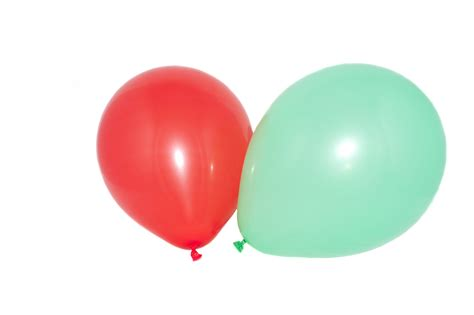
#> input picture Feza/img/1.bmp, 474 x 315 px, given in place of the camera
$ python optical_flow.py
#> lines starting #> are read from the running program, lines starting #| are printed output that depends on the picture; after the words box and inside, x2 and y2 are one past the last pixel; in counts of white or black regions, pixels touching at a corner belong together
import cv2, math, numpy as np
# --------------------- START PARAMETERS -----------------------
# h,s,v range of the object to be tracked - get these values with hsv_color_picker.py
color_values = 128,119,55,157,255,126
#color_values = 115,110,45,175,255,186
color_values = 126,107,7,206,255,152

# Capture your source video
cap = cv2.VideoCapture(0)
# Pick a path to save the data
output_path = 'video'
# How big is a ball? This is the dark blue circle (9 to 60)
ball_size = 15
# How big of a colored swatch is necessary to deam it as a ball (25 to 81 is good)
contour_ball_size = 15
global max_snap_distance, max_direction_deviation
# The tracker 'snaps' onto the ball's position. 45 is good - light blue circle
max_snap_distance = 20
# The ball shouldn't change direction drastically 9 is good for 120fps
max_direction_deviation = 35
deviation_warning = 5
# If the tracker gets lost, the last few tracking values are erroneous
# Preserving the history allows the user can skip back a bit when a tracker error occurs
p_imgs, history_length, history_idx = [], 30, 0
# -------------------- END PARAMETERS ----------------------
# Parameters for the text in the user instructions
font, scale, color, thick = cv2.FONT_HERSHEY_SIMPLEX, .5, (255,0,0), 1
# Takes an image, and a lower and upper bound
# Returns only the parts of the image in bounds
def only_color(frame, color_valeus, p_position):
    # Create a mask
    mask = np.zeros((frame.shape[0], frame.shape[1]), np.uint8)
    # Draw a circle around the last known position of the ball
    # Everything outside the circle is value=0
    # Only objects inside the circle are possible juggling balls
    mask = cv2.circle(mask, p_position, max_snap_distance, 255, -1)
    # Mask out the image
    frame = cv2.bitwise_and(frame, frame, mask=mask)
    # Convert BGR to HSV
    b,r,g,b1,r1,g1 = color_values
    hsv = cv2.cvtColor(frame, cv2.COLOR_BGR2HSV)
    # Define range of blue color in HSV
    lower, upper = np.array([b,r,g]), np.array([b1,r1,g1])
    # Threshold the HSV image to get only blue colors
    mask = cv2.inRange(hsv, lower, upper)
    # Bitwise-AND mask and original image
    res = cv2.bitwise_and(frame,frame, mask= mask)
    #cv2.imshow('mask', mask)
    return res, mask
# Finds the largest contour in a list of contours
# Returns a single contour
def largest_contour(contours):
    c = max(contours, key=cv2.contourArea)
    return c[0]

# Takes an image and the threshold value returns the contours
def get_contours(im):
    imgray = cv2.cvtColor(im,cv2.COLOR_BGR2GRAY)
    _ ,thresh = cv2.threshold(imgray,0,255,0)
    contours, _ = cv2.findContours(thresh,cv2.RETR_TREE,cv2.CHAIN_APPROX_SIMPLE)
    return contours

# Finds the center of a contour
# Takes a single contour
# Returns (x,y) position of the contour
def contour_center(c):
    M = cv2.moments(c)
    try: center = int(M['m10']/M['m00']), int(M['m01']/M['m00'])
    except: center = 0,0
    return center

# Finds the most likely position of the ball in an image using color
# Returns xy coordinates
def find_ball_by_color(img, color_values, ball_position):
    # Filter the image for the specific ball color
    img, mask = only_color(img, color_values, ball_position)
    # Find the contours in the image
    contours = get_contours(img)
    # Start with values that are definitely out of the snap range
    nearest_ball = 100000000
    nearest_snap_possibility = (10000,10000)
    # Iterate through the contours
    for contour in contours:
        # Check if a contour is big enough to be considered a ball
        if cv2.contourArea(contour)>contour_ball_size:
            # Get the center of the contour
            center = contour_center(contour)
            # This contour is the nearest one to the ball, it is the most likely snap position
            if distance(center, ball_position) < nearest_ball:
                # Save this as the nearest likely ball
                nearest_snap_possibility = center
    # Return the mostly likely location of the ball in the image
    return nearest_snap_possibility

def distance(a,b): return math.sqrt((a[0]-b[0])**2+(a[1]-b[1])**2)

# Parameters of lk optical flow
lk_params = dict(winSize = (ball_size, ball_size),
                 maxLevel = 5,
                 criteria = (cv2.TERM_CRITERIA_EPS |
                             cv2.TERM_CRITERIA_COUNT, 5, 0.03))

# Mouse callback function
global click_list
positions, click_list = [], []
def callback(event, x, y, flags, param):
    if event == 1: click_list.append((x,y))
cv2.namedWindow('img')
cv2.setMouseCallback('img', callback)

# Initialize frame_number
frame_number = 0
wait_time = 0

# Initialize tracker value, this will get reset by the user
p0 = np.array([[[0,0]]], np.float32)
fails = 0
# Main loop
while True:

    # Program crashes if user tries to use the history before it is built completely
    if len(p_imgs)< history_length - history_idx: print("Rebuilding history...")

    # Read frame of video (either from the source or the history)
    if history_idx == 0:
        ret, img = cap.read()
#> img is the input picture: shape (315, 474, 3); mean B, G, R 217.4, 224.2, 232.4
        try:
            #img = cv2.resize(img, (1908, 1080)) #resize the image so it fills screen
            #img = cv2.blur(img, (15,15))
            pass
        except: break
        # Save the frame to the history
        if ret: p_imgs.append(img.copy())
    else:
        # Read a frame from the history
        img = p_imgs.pop(0)
        history_idx -= 1

    # Break if the video is over
    try:h,w,e = img.shape
#> h = 315; w = 474; e = 3
    except: break

    # Optical flow works in single channel, so save the previous gray image
    try: old_gray = img_gray.copy()
    except: old_gray = cv2.cvtColor(img, cv2.COLOR_BGR2GRAY)
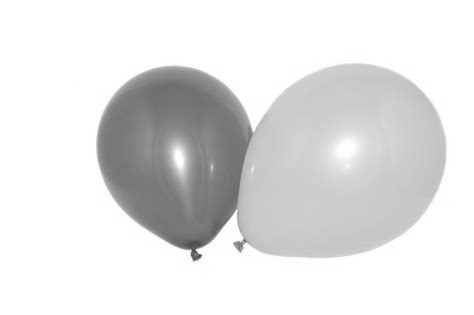
#> old_gray: shape (315, 474); min 62, max 255, mean 225.9
    try: img_gray = cv2.cvtColor(img, cv2.COLOR_BGR2GRAY)
    except: break

    # Track using optical flow
    # p1 is the value produced by the optical flow tracker
    p1, _, _ = cv2.calcOpticalFlowPyrLK(old_gray, img_gray,p0, None, **lk_params)
#> p1 = [[0, 0]]

    # Convert the coordinates to integers for drawing
    xy  = int(p1[0][0][0]), int(p1[0][0][1])
#> xy = (0, 0)

    # Get the nearest likely snap position
    snap_position = find_ball_by_color(img, color_values, xy)
#> in only_color, `mask = cv2.circle(mask, p_position, max_snap_distance, 255, -1)`:
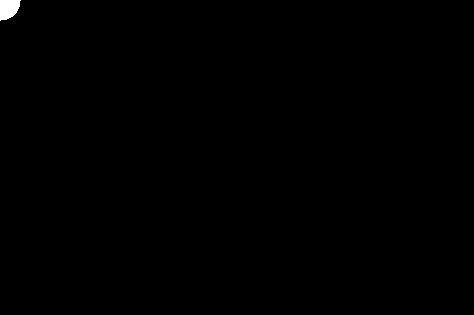
#> mask: shape (315, 474); 0.22% white; 1 white region, box (x1, y1, x2, y2) and area: (0, 0, 21, 21) 335
#> in only_color, `hsv = cv2.cvtColor(frame, cv2.COLOR_BGR2HSV)`: hsv: shape (315, 474, 3); mean H, S, V 0, 0, 0.6
#> in only_color, `mask = cv2.inRange(hsv, lower, upper)`: mask: shape (315, 474); every value is 0
#> in only_color, `res = cv2.bitwise_and(frame,frame, mask= mask)`: res: shape (315, 474, 3); every value is 0
#> in get_contours, `contours, _ = cv2.findContours(thresh,cv2.RETR_TREE,cv2.CHAIN_APPROX_S..`: contours = []
#> snap_position = (10000, 10000)
    # Draw a circle around the snap position showing the max snap distance and max directional deviation
    cv2.circle(img, snap_position, max_snap_distance, (255,255,0), 1)
    cv2.circle(img, snap_position, max_direction_deviation, (0,255,255), 1)
    # Is the likely position found using color close to the optical flow tracker
    if distance(snap_position, xy) < max_snap_distance:
        # The color value is a good one, so snap to that
        xy = snap_position
        p1 = np.array([[[snap_position[0], snap_position[1]]]], np.float32)

    # Update the predicted tracking point
    p0 = p1
#> p0 = [[0, 0]]

    # If there are at least two positions, use those positions to calculate a likely position
    # where the ball will be in the future, if the ball isn't there, tracker failure!
    if len(positions)>2:
        # Get the last two tracking locations
        past, present = positions[-2:]
        # Calculate the predicted future position of the ball
        dx, dy = present[0]-past[0], present[1]-past[1]
        future = present[0]+dx, present[1]+dy
        #print(dx,dy, distance(future, xy))
        cv2.circle(img, future, 2, (255, 255, 255), -1)
        # If the tracking location and the predicted location don't match, stop the tracker and tell the user
        if distance(future, xy) > deviation_warning:
            print("Direction Warning: " , distance(future, xy))
        else:
            if fails > 0: fails -=1
        if distance(future, xy) > max_direction_deviation:
            print("Direction Fail: ", distance(future, xy))
            wait_time = 0

    # Make circle around ball to show the tracking point
    cv2.circle(img, xy, ball_size, (255,2,1), 1)
#> img: shape (315, 474, 3); 0.01% of pixels changed, all inside (x1, y1, x2, y2) = (0, 0, 16, 16)

    # Write instructions to user
    if wait_time == 0:
        cv2.putText(img, "Click on ball and press F5 to reset tracker", (50,50), font, scale, color, thick, cv2.LINE_AA)
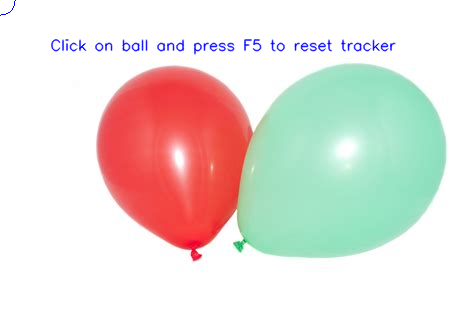
#> img: shape (315, 474, 3); mean B, G, R 217.4, 222.7, 230.9
        if len(positions)>0:
            cv2.putText(img, "...or press F6 to continue to the next frame", (50,80), font, scale, color, thick, cv2.LINE_AA)
            cv2.putText(img, "...or press F7 to autotrack slowly", (50,110), font, scale, color, thick, cv2.LINE_AA)
            cv2.putText(img, "...or press F8 to autotrack at max speed", (50,140), font, scale, color, thick, cv2.LINE_AA)
            cv2.putText(img, "...or press F4 to use the predicted value (white dot)", (50,170), font, scale, color, thick, cv2.LINE_AA)
    if wait_time == 1 or wait_time == 25:
        cv2.putText(img, "Auto-Tracking", (50,50), font, scale, color, thick, cv2.LINE_AA)
        cv2.putText(img, "Press any key on mistake", (50,80), font, scale, color, thick, cv2.LINE_AA)
        cv2.putText(img, "Press F6 to pause", (50,110), font, scale, color, thick, cv2.LINE_AA)

    # Draw the previous ball positions on the screen
    idx = 0
    while idx < 20 and idx < len(positions)-3:
        a,b = positions[-(idx+2)], positions[-(idx+1)]
        cv2.line(img, a,b, (0,255,86), 4)
        idx += 1
#> after the loop, idx = 0

    # Show frame and wait
    cv2.imshow('img', img)
    k = cv2.waitKey(wait_time)
#> (key Esc is pressed here)
    if k ==27: break

    # User presses F4, use the the predicted value
    if k == 193:
        xy = future
        p0 = np.array([[xy]], np.float32)
    # User Presses F6, advance to the next frame and wait
    if k == 195: wait_time = 0
    # User presses F7, play slowly
    if k == 196: wait_time = 65
    # User presses F8, max computer resources
    if k == 197: wait_time = 1
    # User wants to reset the tracker to the last click position
    if k == 194: #F5
        # Get the user's input
        xy = click_list[-1]
        # Set the tracker to this user input
        p0 = np.array([[xy]], np.float32)
        # Advance to the next frame, but pause
        wait_time = 0

    # Add tracked location to data
    positions.append(xy)

    # If there are enough items in the history, remove the oldest one
    if len(p_imgs)>history_length: p_imgs.pop(0)

    # User has paused any other key because the tracker has gotten lost
    if k < 190 and k >10:
        # Pause
        wait_time = 0
        # Get the history length
        history_idx = history_length
        # Remove the last few positions, that are errors from a broken tracker
        positions = positions[:-history_length]

# Close the window and release the source video
cv2.destroyAllWindows()
cap.release()


# Write data to a csv (spreadsheet) file
import csv
with open(output_path, 'w') as csvfile:
    fieldnames = ['x_position', 'y_position']
    writer = csv.DictWriter(csvfile, fieldnames = fieldnames)
    writer.writeheader()
    for position in positions:
        x, y = position[0], position[1]
        writer.writerow({'x_position': x, 'y_position': y})
print( 'finished writing data')
